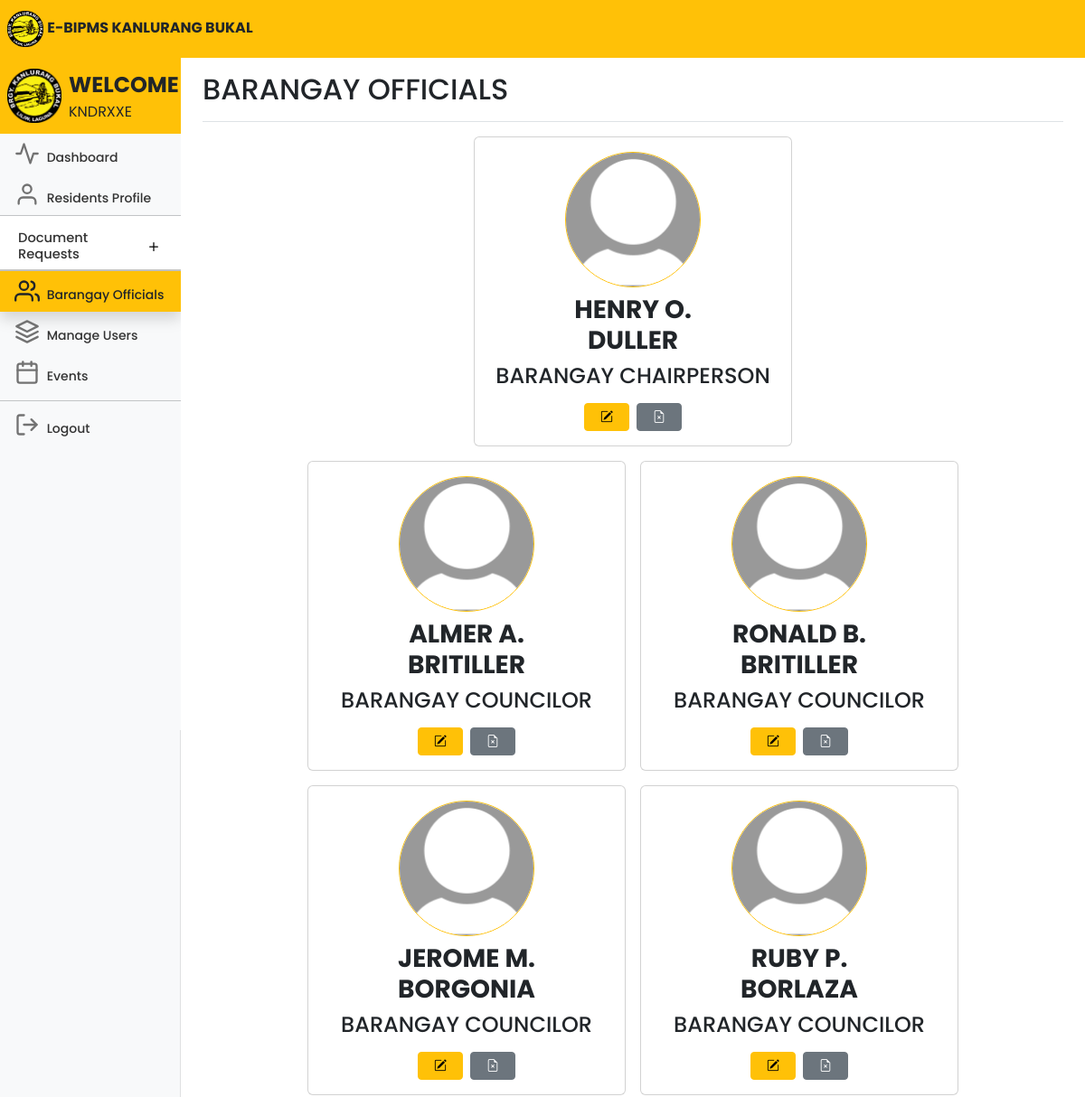
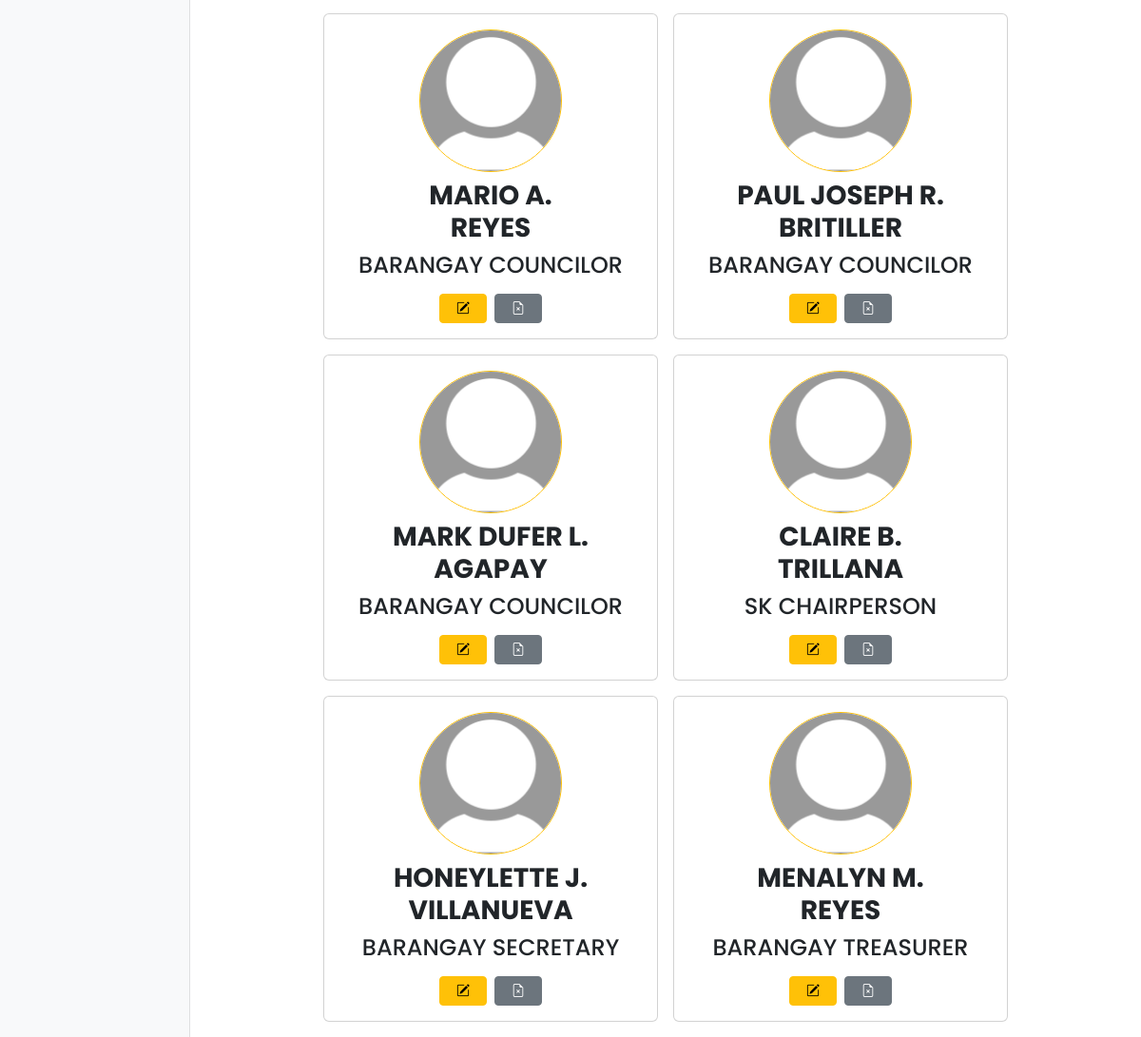
/adminofficials.php (signed in), run on the app's committed database (2 pictures, top to bottom).
### tables this page shows
CREATE TABLE `officials` (
  `id` int(11) NOT NULL,
  `firstName` varchar(255) NOT NULL,
  `middleName` varchar(255) DEFAULT NULL,
  `lastName` varchar(255) NOT NULL,
  `position` varchar(255) NOT NULL,
  `committee` varchar(100) NOT NULL,
  `termStartYear` int(11) NOT NULL,
  `termEndYear` int(11) NOT NULL,
  `type` enum('Barangay','SK') NOT NULL,
  `picture` varchar(255) NOT NULL
);

### adminofficials.php (the view, shortened to what this page needs)
<!DOCTYPE html>
<html lang="en">
<head>
	<link rel="stylesheet" href="https://cdn.jsdelivr.net/npm/bootstrap-icons@1.10.5/font/bootstrap-icons.css">
	<link href="css/bootstrap.min.css" rel="stylesheet">
	<link rel="stylesheet" href="css/style.css">
	<link href="dashboard.css" rel="stylesheet">
</head>
<body>
	<header class="navbar navbar-light sticky-top bg-warning flex-md-nowrap p-0 ">
		<a class="navbar-brand px-2 fs-6 text-dark">
			<img src="kanlurangbukal.png" width="40">
			<b>E-BIPMS KANLURANG BUKAL</b></a>
	</header>
	<div class="container-fluid">
		<div class="row">
			<nav id="sidebarMenu" class="col-md-3 col-lg-2 d-md-block bg-body-tertiary sidebar collapse">
				<div class="position-sticky pt-2 mt-2 sidebar-sticky bg-light">
					<ul class="nav flex-column">
						<a class="navbar-brand px-2 fs-6 bg-warning">
							<img class="float-start" src="kanlurangbukal.png" width="60">
							<span class="fs-4 px-2 text-dark"><b>WELCOME</b></span>
							<br>
							<span class="fs-6 px-2 text-dark" style="text-transform: uppercase;">
								<?php echo $_SESSION['user'] ?>
							</span>
						</a>
						<li class="nav-item fs-7">
							<a class="nav-link" aria-current="page" href="adminhome.php">
								<span data-feather="activity" class="align-text-bottom feather-48"></span>
								Dashboard
							</a>
						</li>
						<li class="nav-item fs-7">
							<a class="nav-link" href="adminresidents.php">
								<span data-feather="user" class="align-text-bottom feather-48"></span>
								Residents Profile
							</a>
						</li>
						<li class="nav-item fs-7">
							<div class="accordion accordion-flush" id="accordionFlushExample">
								<div class="accordion-item">
									<h2 class="accordion-header fs-7">
										<button class="accordion-button collapsed fs-7 pb-2 nav-link"
											style="font-size:11pt;" type="button" data-bs-toggle="collapse"
											data-bs-target="#flush-collapseOne" aria-expanded="false"
											aria-controls="flush-collapseOne">
											Document Requests
										</button>
									</h2>
									<hr class="mt-0 mb-0">
								</div>
						</li>
						<hr class="mt-0 mb-0">
						<li class="nav-item fs-7">
							<a class="nav-link text-dark bg-warning active shadow">
								<span data-feather="users" class="align-text-bottom feather-48"></span>
								Barangay Officials
							</a>
						</li>
						<li class="nav-item fs-7">
							<a class="nav-link" href="adminusers.php">
								<span data-feather="layers" class="align-text-bottom feather-48"></span>
								Manage Users
							</a>
						</li>
						<li class="nav-item fs-7">
							<a class="nav-link" href="adminevents.php">
								<span data-feather="calendar" class="align-text-bottom feather-48"></span>
								Events
							</a>
						</li>
						<hr class="mt-2 mb-1">
						<li class="nav-item fs-7">
							<a class="nav-link" href="adminlogout.php">
								<span data-feather="log-out" class="align-text-bottom feather-48"></span>
								Logout
							</a>
						</li>
					</ul>
				</div>
			</nav>
			<main class="col-md-9 ms-sm-auto col-lg-10 px-md-4">
				<div
					class="d-flex justify-content-between flex-wrap flex-md-nowrap align-items-center pt-3 pb-2 mb-3 border-bottom">
					<h1 class="h2">BARANGAY OFFICIALS</h1>
				</div>
				<div class="d-flex flex-wrap mb-3 row g-3 justify-content-center">
					<?php
					include 'conn.php';
					$query = "SELECT * FROM officials WHERE position='Barangay Chairperson'";
					$query_run = mysqli_query($conn, $query);
					while ($items = mysqli_fetch_array($query_run)) {
						if ($items['picture']) {
							$picture = $items['picture'];
						} else {
							$picture = 'default-profile-pic.jpg';
						}
						echo '<div class="col-auto">';
						echo '<div class="card" style="width: 22rem;">';
						echo '<div class="card-body">';
						echo '<div class="col text-center">';
						if (!empty($picture)) {
							echo '<img class="rounded-circle border border-warning mb-2" src="' . $picture . '" alt="Profile Picture" width="150">';
						} else {
							echo '<img class="rounded-circle border border-warning mb-2" src="default-profile-pic.jpg" alt="Profile Picture" width="150">';
						}
						$id = $items['id'];
						echo '</div>';
						echo '<h3 class="text-center" style="text-transform: uppercase;">' . '<strong>' . $items['firstName'] . ' ' . $items['middleName'] . '<br>' . $items['lastName'] . '</strong>' . '</h3>';
						echo '<h4 class="text-center mt-0" style="text-transform: uppercase;">' . $items['position'] . '</h4>';
						echo '<div class="text-center mt-3">';
						echo '<button class="btn btn-warning btn-sm me-2 edit-btn" style="width: 50px;" data-id="' . $items['id'] . '" data-bs-toggle="modal" data-bs-target="#editModal"><i class="bi bi-pencil-square"></i></button>';
						echo '<a href="delete_official_picture.php?id=' . $id . '" class="btn btn-secondary btn-sm edit-btn" style="width: 50px;"><i class="bi bi-file-earmark-x"></i></a>';
						echo '</div>';
						echo '</div>';
						echo '</div>';
						echo '</div>';
					}
					?>
				</div>
				<div class="d-flex flex-wrap mb-3 row g-3 justify-content-center">
					<?php
					include 'conn.php';
					$query = "SELECT * FROM officials WHERE position='Barangay Councilor' or position='SK Chairperson'";
					$query_run = mysqli_query($conn, $query);
					while ($items = mysqli_fetch_array($query_run)) {
						if ($items['picture']) {
							$picture = $items['picture'];
						} else {
							$picture = 'default-profile-pic.jpg';
						}
						echo '<div class="col-auto">';
						echo '<div class="card" style="width: 22rem;">';
						echo '<div class="card-body">';
						echo '<div class="col text-center">';
						if (!empty($picture)) {
							echo '<img class="rounded-circle border border-warning mb-2" src="' . $picture . '" alt="Profile Picture" width="150">';
						} else {
							echo '<img class="rounded-circle border border-warning mb-2" src="default-profile-pic.jpg" alt="Profile Picture" width="150">';
						}
						echo '</div>';
						$id = $items['id'];
						echo '<h3 class="text-center" style="text-transform: uppercase;">' . '<strong>' . $items['firstName'] . ' ' . $items['middleName'] . '<br>' . $items['lastName'] . '</strong>' . '</h3>';
						echo '<h4 class="text-center mt-0" style="text-transform: uppercase;">' . $items['position'] . '</h4>';
						echo '<div class="text-center mt-3">';
						echo '<button class="btn btn-warning btn-sm me-2 edit-btn" style="width: 50px;" data-id="' . $items['id'] . '" data-bs-toggle="modal" data-bs-target="#editModal"><i class="bi bi-pencil-square"></i></button>';
						echo '<a href="delete_official_picture.php?id=' . $id . '" class="btn btn-secondary btn-sm edit-btn" style="width: 50px;"><i class="bi bi-file-earmark-x"></i></a>';
						echo '</div>';
						echo '</div>';
						echo '</div>';
						echo '</div>';
					}
					?>
				</div>
				<div class="d-flex flex-wrap mb-3 row g-3 justify-content-center">
					<?php
					include 'conn.php';
					$query = "SELECT * FROM officials WHERE position='Barangay Treasurer' OR position='Barangay Secretary'";
					$query_run = mysqli_query($conn, $query);
					while ($items = mysqli_fetch_array($query_run)) {
						if ($items['picture']) {
							$picture = $items['picture'];
						} else {
							$picture = 'default-profile-pic.jpg';
						}
						echo '<div class="col-auto">';
						echo '<div class="card" style="width: 22rem;">';
						echo '<div class="card-body">';
						echo '<div class="col text-center">';
						if (!empty($picture)) {
							echo '<img class="rounded-circle border border-warning mb-2" src="' . $picture . '" alt="Profile Picture" width="150">';
						} else {
							echo '<img class="rounded-circle border border-warning mb-2" src="default-profile-pic.jpg" alt="Profile Picture" width="150">';
						}
						echo '</div>';
						$id = $items['id'];
						echo '<h3 class="text-center" style="text-transform: uppercase;">' . '<strong>' . $items['firstName'] . ' ' . $items['middleName'] . '<br>' . $items['lastName'] . '</strong>' . '</h3>';
						echo '<h4 class="text-center mt-0" style="text-transform: uppercase;">' . $items['position'] . '</h4>';
						echo '<div class="text-center mt-3">';
						echo '<button class="btn btn-warning btn-sm me-2 edit-btn" style="width: 50px;" data-id="' . $items['id'] . '" data-bs-toggle="modal" data-bs-target="#editModal"><i class="bi bi-pencil-square"></i></button>';
						echo '<a href="delete_official_picture.php?id=' . $id . '" class="btn btn-secondary btn-sm edit-btn" style="width: 50px;"><i class="bi bi-file-earmark-x"></i></a>';
						echo '</div>';
						echo '</div>';
						echo '</div>';
						echo '</div>';
					}
					?>
				</div>
			</main>
		</div>
	</div>
</body>
</html>

### css/style.css (style rules this page uses)
* { margin: 0; padding: 0; font-size: 10; font-family: 'Poppins', sans-serif; }

### dashboard.css (style rules this page uses)
body { font-size: .875rem; }
.feather { width: 16px; height: 16px; }
.sidebar { position: fixed; top: 0; bottom: 0; left: 0; z-index: 100; padding: 48px 0 0; box-shadow: inset -1px 0 0 rgba(0, 0, 0, .1); }
.sidebar-sticky { height: calc(100vh - 48px); overflow-x: hidden; overflow-y: auto; }
.sidebar .nav-link { font-weight: 500; color: #333; }
.sidebar .nav-link .feather { margin-right: 4px; color: #727272; }
.sidebar .nav-link.active { color: #2470dc; }
.sidebar .nav-link:hover .feather, .sidebar .nav-link.active .feather { color: inherit; }
.navbar-brand { padding-top: .75rem; padding-bottom: .75rem; }
.feather-48 { width: 28px; height: 28px; }

### adminofficials.php (style rules this page uses)
.accordion { --bs-accordion-active-bg: #ffc107; --bs-accordion-active-color: #212529; --bs-accordion-btn-focus-box-shadow: none; }
.accordion-button::after { transition: all 0.5s; }

### data on the page
officials: firstName "HENRY", middleName "O.", lastName "DULLER", position "BARANGAY CHAIRPERSON"
officials: firstName "ALMER", middleName "A.", lastName "BRITILLER", position "BARANGAY COUNCILOR"
officials: firstName "RONALD", middleName "B.", lastName "BRITILLER", position "BARANGAY COUNCILOR"
officials: firstName "JEROME", middleName "M.", lastName "BORGONIA", position "BARANGAY COUNCILOR"
officials: firstName "RUBY", middleName "P.", lastName "BORLAZA", position "BARANGAY COUNCILOR", $items['id'] 5 (drawn), $id 5 (drawn)
officials: firstName "MARIO", middleName "A.", lastName "REYES", position "BARANGAY COUNCILOR"
officials: firstName "PAUL JOSEPH", middleName "R.", lastName "BRITILLER", position "BARANGAY COUNCILOR"
officials: firstName "MARK DUFER", middleName "L.", lastName "AGAPAY", position "BARANGAY COUNCILOR"
officials: firstName "CLAIRE", middleName "B.", lastName "TRILLANA", position "SK CHAIRPERSON"
officials: firstName "HONEYLETTE", middleName "J.", lastName "VILLANUEVA", position "BARANGAY SECRETARY"
officials: firstName "MENALYN", middleName "M.", lastName "REYES", position "BARANGAY TREASURER"

### other printed values
$_SESSION['user'] "KNDRXXE"
